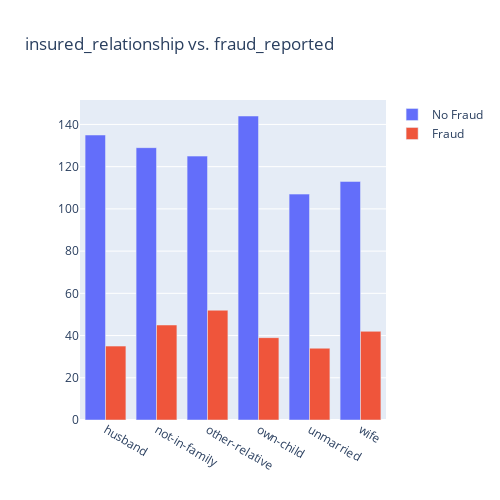

Here is the notebook cell this chart was saved with:
### Code cell
#incident_relationship vs fraud_reported
vis_data(data,"insured_relationship")

### Figure 1 — Plotly figure (JSON) as saved in the notebook; plotly's stock layout.template omitted (floating-point values rounded to 4 significant figures)
{"data": [{"name": "No Fraud", "type": "bar", "x": ["husband", "not-in-family", "other-relative", "own-child", "unmarried", "wife"], "y": [135, 129, 125, 144, 107, 113]}, {"name": "Fraud", "type": "bar", "x": ["husband", "not-in-family", "other-relative", "own-child", "unmarried", "wife"], "y": [35, 45, 52, 39, 34, 42]}], "layout": {"barmode": "group", "height": 500, "title": {"text": "insured_relationship vs. fraud_reported"}, "width": 500}}
